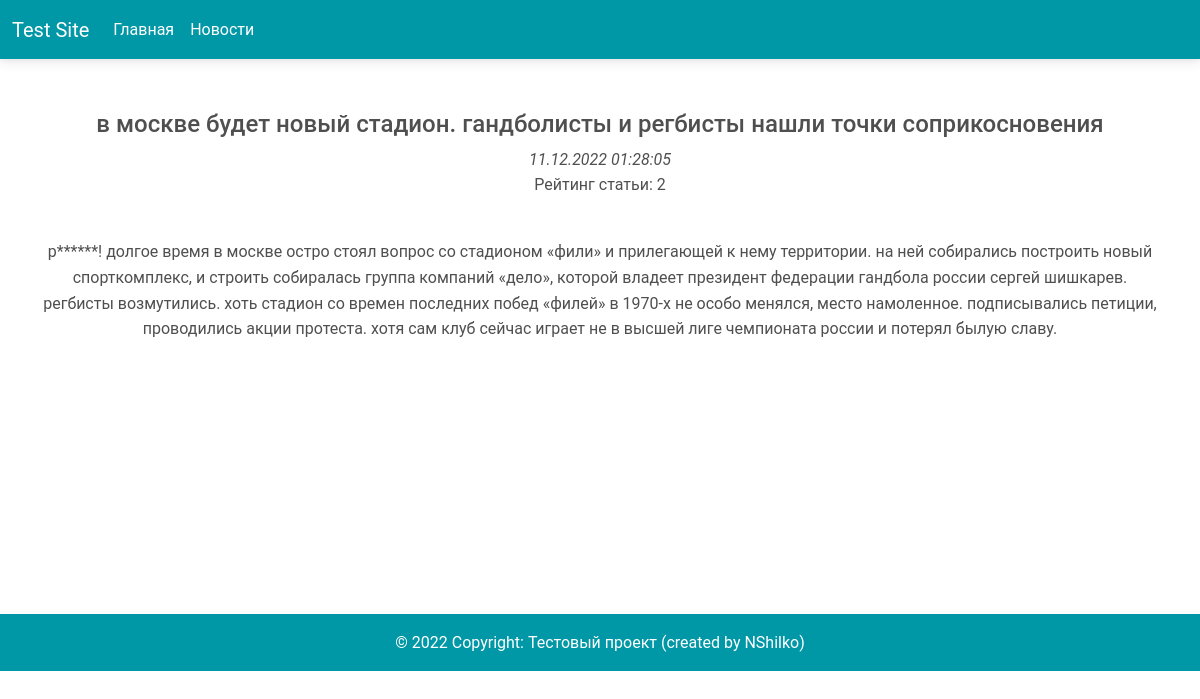
Screenshot of /news/3 with the database file from the repository.
### publication/models.py (models this page shows, shortened)
class Post(models.Model):
    title = models.TextField()
    main_text = models.TextField()
    isAuthor = models.ForeignKey(Author, on_delete=models.CASCADE)
    kind = models.CharField(max_length=4, choices=IsPost.names)
    date = models.DateTimeField(auto_now_add=True)
    isCategory = models.ManyToManyField(Category, through='PostCategory', default='Без категории')
    rate = models.IntegerField(default=0)

### publication/views.py (the view)
# urls.py: path('<int:pk>', NewsDetail.as_view()),
class NewsDetail(DetailView):
    model = Post
    template_name = 'publ.html'
    context_object_name = 'publ'

### publication/templatetags/custom_filter.py (called while the page is built)
@register.filter()
def date_converter(date):
    new_date = date.strftime("%d.%m.%Y %H:%M:%S")
    return f'{new_date}'

@register.filter()
def censor(txt):
    spam_list = ['редиска', 'тревога']
    new_text = txt
    for spam in spam_list:
        new_text = new_text.lower().replace(spam, spam[:1] + '*' * (len(spam) - 1))
    return f'{new_text}'

### templates/publ.html (shortened to what this page needs)
{% extends 'flatpages/default.html' %}
{% load custom_filter %}
{% block content %}
<br />
<h4>{{ publ.title|censor }}</h4>
<i>{{ publ.date|date_converter}}</i>
<p>Рейтинг статьи: {{ publ.rate }}</p>
<br />
<p>{{ publ.main_text|censor}}</p>
{% endblock content %}

### rows the page displays
Post: title|censor "в москве будет новый стадион. гандболисты и регбисты нашли точки соприкосновения", date "11.12.2022 01:28:05", rate "2", main_text|censor "р******! долгое время в москве остро стоял вопрос со стадионом «фили» и прилегающей к нему территории. на ней собирались построить новый спорткомплекс, и строить собиралась группа компаний «дело», которой владеет президент федерации гандбола россии сергей шишкарев. регбисты возмутились. хоть стадион со времен последних побед «филей» в 1970-х не особо менялся, место намоленное. подписывались петиции, проводились акции протеста. хотя сам клуб сейчас играет не в высшей лиге чемпионата россии и потерял былую славу."
